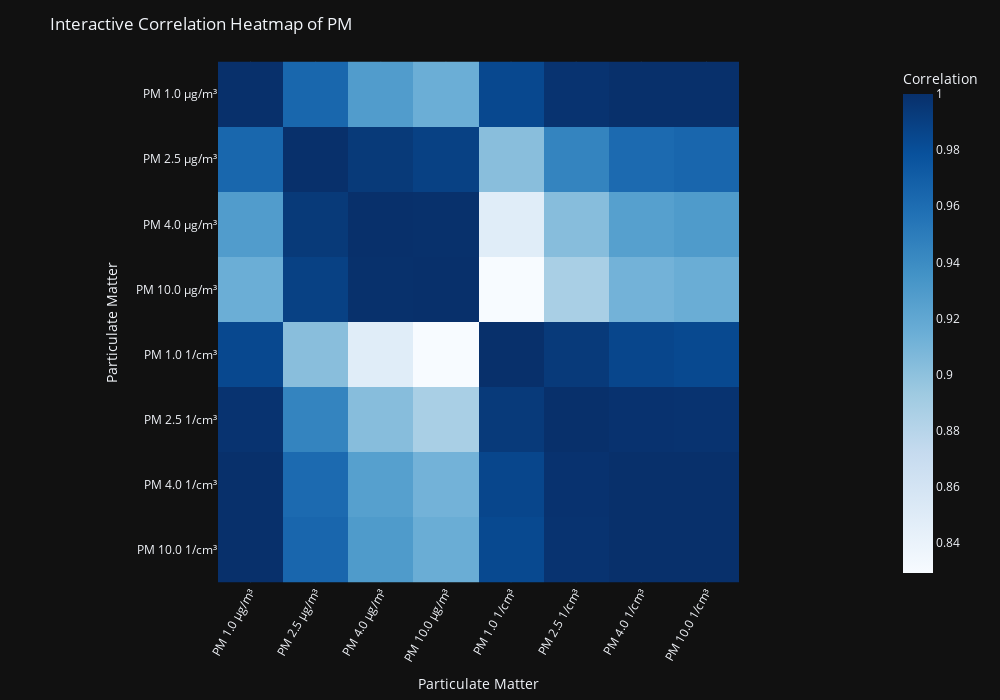

Write notebook code for a chart like this one.
### Markdown cell above
#### Relationship with particular matter

### Code cell
important_columns = df[PM_list]
# Create a correlation matrix
corr = important_columns.corr()
# Create an interactive heatmap
fig = px.imshow(corr, labels=dict(x="Particulate Matter", y="Particulate Matter", color="Correlation"),
                x=corr.columns, y=corr.columns, color_continuous_scale='Blues')
# Adjust title
fig.update_layout(title='Interactive Correlation Heatmap of PM', width=1000, height=700, xaxis_tickangle=-60)
fig.show()

### Figure 1 — Plotly figure (JSON) as saved in the notebook; plotly's stock layout.template omitted (floating-point values rounded to 4 significant figures)
{"data": [{"coloraxis": "coloraxis", "name": "0", "x": ["PM 1.0 µg/m³", "PM 2.5 µg/m³", "PM 4.0 µg/m³", "PM 10.0 µg/m³", "PM 1.0 1/cm³", "PM 2.5 1/cm³", "PM 4.0 1/cm³", "PM 10.0 1/cm³"], "y": ["PM 1.0 µg/m³", "PM 2.5 µg/m³", "PM 4.0 µg/m³", "PM 10.0 µg/m³", "PM 1.0 1/cm³", "PM 2.5 1/cm³", "PM 4.0 1/cm³", "PM 10.0 1/cm³"], "z": [[1.0, 0.964, 0.9284, 0.9146, 0.9844, 0.998, 1.0, 1.0], [0.964, 1.0, 0.9938, 0.9892, 0.9022, 0.9453, 0.9619, 0.9645], [0.9284, 0.9938, 1.0, 0.9994, 0.8486, 0.9031, 0.9255, 0.9291], [0.9146, 0.9892, 0.9994, 1.0, 0.8293, 0.8873, 0.9115, 0.9154], [0.9844, 0.9022, 0.8486, 0.8293, 1.0, 0.9936, 0.9857, 0.9841], [0.998, 0.9453, 0.9031, 0.8873, 0.9936, 1.0, 0.9985, 0.9979], [1.0, 0.9619, 0.9255, 0.9115, 0.9857, 0.9985, 1.0, 1.0], [1.0, 0.9645, 0.9291, 0.9154, 0.9841, 0.9979, 1.0, 1.0]], "type": "heatmap", "xaxis": "x", "yaxis": "y", "hovertemplate": "Particulate Matter: %{x}<br>Particulate Matter: %{y}<br>Correlation: %{z}<extra></extra>"}], "layout": {"xaxis": {"anchor": "y", "domain": [0.0, 1.0], "scaleanchor": "y", "constrain": "domain", "title": {"text": "Particulate Matter"}, "tickangle": -60}, "yaxis": {"anchor": "x", "domain": [0.0, 1.0], "autorange": "reversed", "constrain": "domain", "title": {"text": "Particulate Matter"}}, "coloraxis": {"colorbar": {"title": {"text": "Correlation"}}, "colorscale": [[0.0, "rgb(247,251,255)"], [0.125, "rgb(222,235,247)"], [0.25, "rgb(198,219,239)"], [0.375, "rgb(158,202,225)"], [0.5, "rgb(107,174,214)"], [0.625, "rgb(66,146,198)"], [0.75, "rgb(33,113,181)"], [0.875, "rgb(8,81,156)"], [1.0, "rgb(8,48,107)"]]}, "margin": {"t": 60}, "title": {"text": "Interactive Correlation Heatmap of PM"}, "width": 1000, "height": 700}}
